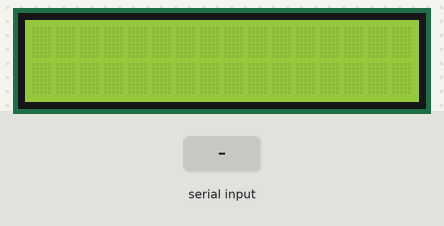
A sketch run on a simulated Arduino Mega 2560, built with avr-gcc and run on an emulated ATmega2560. Parts: 16×2 character LCD. The inputs (shaded band) are chosen by the test bench. What the sketch prints to the serial monitor is not drawn.

Above: at 1.2 s.
1.3 s: "KOREA Fighting!" received over Serial
At 2.6 s:
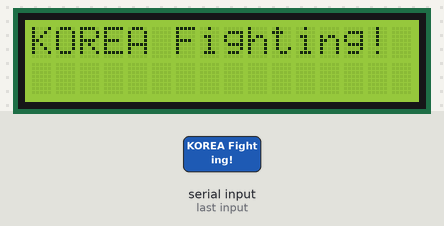
2.9 s: "Induk University!" received over Serial
At 4.0 s:
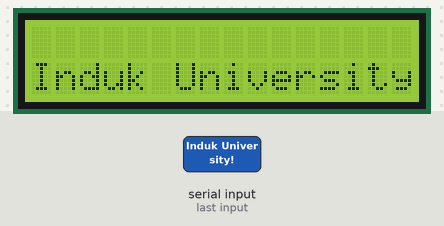
4.5 s: "1" received over Serial
At 5.1 s:
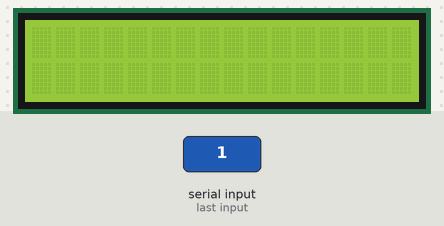
Timing chart, 0 to 7.5 s (numbered marks = the images above; inputs shaded):
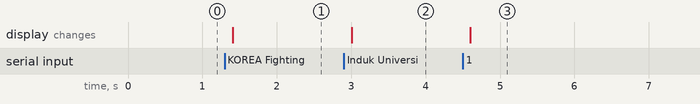

The sketch:

lcd_challenge3.ino
```cpp
#include <LiquidCrystal.h>

LiquidCrystal lcd(22,23,24,25,26,27);

//char ch;//str이 제대로 안되면 이걸 해재하고 Word_Read에 있는 char 선언을 없애라
String str;

void Word_Read(){
  delay(100);         //문자 수신을 위한 delay
  lcd.clear();
  while(Serial.available()>0){
    char ch=Serial.read();
    str.concat(ch);   //문자 받은것들을 열로 변환한다
  }
}

void LCD_Display(){   //시리얼포트가 새줄 일때 \n, line-ending 없음 하면 \n 없어도 된다
  if(str=="KOREA Fighting!"){
    lcd.clear();
    lcd.setCursor(0,0);
    lcd.print(str);
    return 2;
  }
  if(str=="Induk University!"){
    lcd.clear();
    lcd.setCursor(0,1);
    lcd.print(str);
    return 3;
  }
}

void setup() {
  // put your setup code here, to run once:
  lcd.begin(16,2);
  Serial.begin(9600);
}

void loop() {
  // put your main code here, to run repeatedly:
 /* if(Serial.available()){   //Word_Read가 제대로 동작 안될때
    delay(100);         //문자 수신을 위한 delay
    lcd.clear();
    while(Serial.available()>0){
      ch=Serial.read();
      str.concat(ch);   //문자 받은것들을 열로 변환한다
    }*/
  if(Serial.available()){
    str="";
    //str를 NULL로 초기화 , 이걸안하면 concat를 해서 기존입력을 계속 합하기 때문에 초기화해야한다
    Word_Read();
    Serial.println(str);
    LCD_Display();
  }
}
```

Measured:
- after the input at 1.3 s, the display: changes after 0.11 s (image 1)
- after the input at 2.9 s, the display: changes after 0.11 s (image 2)
- after the input at 4.5 s, the display: changes after 0.10 s (image 3)
